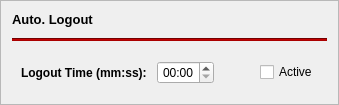
            <widget class="QFrame" name="autoLogoutFrame">
             <property name="frameShape">
              <enum>QFrame::Shape::StyledPanel</enum>
             </property>
             <property name="frameShadow">
              <enum>QFrame::Shadow::Raised</enum>
             </property>
             <layout class="QVBoxLayout" name="verticalLayout_15">
              <item>
               <widget class="QLabel" name="label_10">
                <property name="font">
                 <font>
                  <family>Segoe UI</family>
                  <pointsize>10</pointsize>
                  <italic>false</italic>
                  <bold>true</bold>
                 </font>
                </property>
                <property name="styleSheet">
                 <string notr="true">font: bold 10pt &quot;Segoe UI&quot;;</string>
                </property>
                <property name="text">
                 <string>Auto. Logout</string>
                </property>
               </widget>
              </item>
              <item>
               <widget class="QFrame" name="frame_8">
                <property name="frameShape">
                 <enum>QFrame::Shape::NoFrame</enum>
                </property>
                <property name="frameShadow">
                 <enum>QFrame::Shadow::Raised</enum>
                </property>
                <layout class="QVBoxLayout" name="verticalLayout_14">
                 <property name="leftMargin">
                  <number>0</number>
                 </property>
                 <property name="topMargin">
                  <number>5</number>
                 </property>
                 <property name="rightMargin">
                  <number>0</number>
                 </property>
                 <property name="bottomMargin">
                  <number>5</number>
                 </property>
                 <item>
                  <widget class="Line" name="line_6">
                   <property name="styleSheet">
                    <string notr="true">background:rgb(170, 0, 0)</string>
                   </property>
                   <property name="orientation">
                    <enum>Qt::Orientation::Horizontal</enum>
                   </property>
                  </widget>
                 </item>
                </layout>
               </widget>
              </item>
              <item>
               <widget class="QFrame" name="frame_9">
                <property name="frameShape">
                 <enum>QFrame::Shape::NoFrame</enum>
                </property>
                <property name="frameShadow">
                 <enum>QFrame::Shadow::Raised</enum>
                </property>
                <layout class="QHBoxLayout" name="horizontalLayout_10">
                 <item>
                  <widget class="QLabel" name="label_11">
                   <property name="minimumSize">
                    <size>
                     <width>130</width>
                     <height>0</height>
                    </size>
                   </property>
                   <property name="font">
                    <font>
                     <bold>true</bold>
                    </font>
                   </property>
                   <property name="text">
                    <string>Logout Time (mm:ss):</string>
                   </property>
                  </widget>
                 </item>
                 <item>
                  <widget class="QTimeEdit" name="autoLogoutTimeEdit">
                   <property name="wrapping">
                    <bool>false</bool>
                   </property>
                   <property name="alignment">
                    <set>Qt::AlignmentFlag::AlignCenter</set>
                   </property>
                   <property name="currentSection">
                    <enum>QDateTimeEdit::Section::MinuteSection</enum>
                   </property>
                   <property name="displayFormat">
                    <string>mm:ss</string>
                   </property>
                  </widget>
                 </item>
                 <item>
                  <spacer name="horizontalSpacer">
                   <property name="orientation">
                    <enum>Qt::Orientation::Horizontal</enum>
                   </property>
                   <property name="sizeHint" stdset="0">
                    <size>
                     <width>40</width>
                     <height>20</height>
                    </size>
                   </property>
                  </spacer>
                 </item>
                 <item>
                  <widget class="QCheckBox" name="autoLogoutCheckBox">
                   <property name="text">
                    <string>Active</string>
                   </property>
                  </widget>
                 </item>
                </layout>
               </widget>
              </item>
             </layout>
            </widget>
